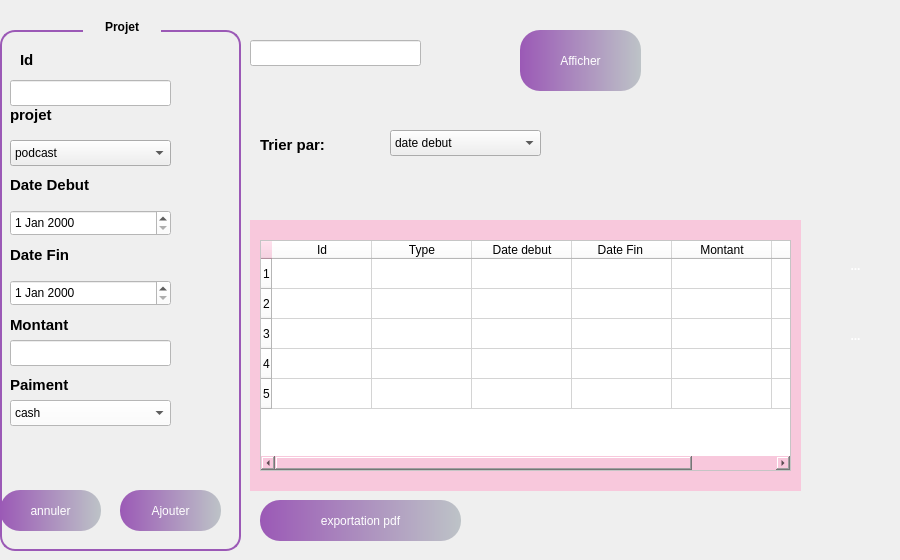
      <widget class="QWidget" name="tab">
       <attribute name="title">
        <string> Acceuil</string>
       </attribute>
       <widget class="QComboBox" name="comboBox_4">
        <property name="geometry">
         <rect>
          <x>390</x>
          <y>130</y>
          <width>151</width>
          <height>26</height>
         </rect>
        </property>
        <item>
         <property name="text">
          <string>date debut</string>
         </property>
        </item>
        <item>
         <property name="text">
          <string>date fin</string>
         </property>
        </item>
        <item>
         <property name="text">
          <string>montant</string>
         </property>
        </item>
       </widget>
       <widget class="QWidget" name="widget_2" native="true">
        <property name="geometry">
         <rect>
          <x>250</x>
          <y>220</y>
          <width>551</width>
          <height>271</height>
         </rect>
        </property>
        <property name="styleSheet">
         <string notr="true">background-color:rgb(248,200,220);</string>
        </property>
        <widget class="QTableWidget" name="tableWidget_2">
         <property name="geometry">
          <rect>
           <x>10</x>
           <y>20</y>
           <width>531</width>
           <height>231</height>
          </rect>
         </property>
         <property name="styleSheet">
          <string notr="true">alternate-background-color: rgb(255, 255, 255);
background-color: rgb(255, 255, 255);</string>
         </property>
         <row/>
         <row/>
         <row/>
         <row/>
         <row/>
         <column>
          <property name="text">
           <string>Id</string>
          </property>
         </column>
         <column>
          <property name="text">
           <string>Type</string>
          </property>
         </column>
         <column>
          <property name="text">
           <string>Date debut</string>
          </property>
         </column>
         <column>
          <property name="text">
           <string>Date Fin </string>
          </property>
         </column>
         <column>
          <property name="text">
           <string>Montant</string>
          </property>
         </column>
         <column>
          <property name="text">
           <string>Paiment</string>
          </property>
         </column>
        </widget>
        <widget class="QLabel" name="label_4">
         <property name="geometry">
          <rect>
           <x>280</x>
           <y>270</y>
           <width>21</width>
           <height>31</height>
          </rect>
         </property>
         <property name="styleSheet">
          <string notr="true">background-color: transparent</string>
         </property>
         <property name="text">
          <string/>
         </property>
         <property name="pixmap">
          <pixmap>../delete_78dp_0000F5_FILL0_wght400_GRAD0_opsz48.png</pixmap>
         </property>
         <property name="scaledContents">
          <bool>true</bool>
         </property>
        </widget>
        <widget class="QLabel" name="label_8">
         <property name="geometry">
          <rect>
           <x>300</x>
           <y>270</y>
           <width>21</width>
           <height>31</height>
          </rect>
         </property>
         <property name="styleSheet">
          <string notr="true">background-color: transparent
</string>
         </property>
         <property name="text">
          <string/>
         </property>
         <property name="pixmap">
          <pixmap>../pencil.png</pixmap>
         </property>
         <property name="scaledContents">
          <bool>true</bool>
         </property>
        </widget>
        <widget class="QLabel" name="label_20">
         <property name="geometry">
          <rect>
           <x>280</x>
           <y>340</y>
           <width>21</width>
           <height>31</height>
          </rect>
         </property>
         <property name="styleSheet">
          <string notr="true">background-color: transparent</string>
         </property>
         <property name="text">
          <string/>
         </property>
         <property name="pixmap">
          <pixmap>../delete_78dp_0000F5_FILL0_wght400_GRAD0_opsz48.png</pixmap>
         </property>
         <property name="scaledContents">
          <bool>true</bool>
         </property>
        </widget>
        <widget class="QLabel" name="label_21">
         <property name="geometry">
          <rect>
           <x>300</x>
           <y>340</y>
           <width>21</width>
           <height>31</height>
          </rect>
         </property>
         <property name="styleSheet">
          <string notr="true">background-color: transparent
</string>
         </property>
         <property name="text">
          <string/>
         </property>
         <property name="pixmap">
          <pixmap>../pencil.png</pixmap>
         </property>
         <property name="scaledContents">
          <bool>true</bool>
         </property>
        </widget>
        <widget class="QLabel" name="label_22">
         <property name="geometry">
          <rect>
           <x>300</x>
           <y>310</y>
           <width>21</width>
           <height>31</height>
          </rect>
         </property>
         <property name="styleSheet">
          <string notr="true">background-color: transparent
</string>
         </property>
         <property name="text">
          <string/>
         </property>
         <property name="pixmap">
          <pixmap>../pencil.png</pixmap>
         </property>
         <property name="scaledContents">
          <bool>true</bool>
         </property>
        </widget>
        <widget class="QLabel" name="label_23">
         <property name="geometry">
          <rect>
           <x>280</x>
           <y>310</y>
           <width>21</width>
           <height>31</height>
          </rect>
         </property>
         <property name="styleSheet">
          <string notr="true">background-color: transparent</string>
         </property>
         <property name="text">
          <string/>
         </property>
         <property name="pixmap">
          <pixmap>../delete_78dp_0000F5_FILL0_wght400_GRAD0_opsz48.png</pixmap>
         </property>
         <property name="scaledContents">
          <bool>true</bool>
         </property>
        </widget>
        <widget class="QLabel" name="label_24">
         <property name="geometry">
          <rect>
           <x>280</x>
           <y>380</y>
           <width>21</width>
           <height>31</height>
          </rect>
         </property>
         <property name="styleSheet">
          <string notr="true">background-color: transparent</string>
         </property>
         <property name="text">
          <string/>
         </property>
         <property name="pixmap">
          <pixmap>../delete_78dp_0000F5_FILL0_wght400_GRAD0_opsz48.png</pixmap>
         </property>
         <property name="scaledContents">
          <bool>true</bool>
         </property>
        </widget>
        <widget class="QLabel" name="label_25">
         <property name="geometry">
          <rect>
           <x>300</x>
           <y>380</y>
           <width>21</width>
           <height>31</height>
          </rect>
         </property>
         <property name="styleSheet">
          <string notr="true">background-color: transparent
</string>
         </property>
         <property name="text">
          <string/>
         </property>
         <property name="pixmap">
          <pixmap>../pencil.png</pixmap>
         </property>
         <property name="scaledContents">
          <bool>true</bool>
         </property>
        </widget>
       </widget>
       <widget class="QLineEdit" name="lineEdit_4">
        <property name="geometry">
         <rect>
          <x>250</x>
          <y>40</y>
          <width>171</width>
          <height>26</height>
         </rect>
        </property>
        <property name="styleSheet">
         <string notr="true">background-color: rgb(255, 255, 255);</string>
        </property>
       </widget>
       <widget class="QGroupBox" name="groupBox_3">
        <property name="geometry">
         <rect>
          <x>0</x>
          <y>10</y>
          <width>241</width>
          <height>541</height>
         </rect>
        </property>
        <property name="styleSheet">
         <string notr="true">QGroupBox {
    border: 2px solid #9B59B6;
    border-radius: 15px;
    margin-top: 20px;
    background: qlineargradient(spread:pad,
                                x1:0, y1:0,
                                x2:1, y2:0,
                                stop:0 #9B59B6,
                                stop:1 #BDC3C7);
    color: white;
    font-weight: bold;
    padding: 15px;
}

QGroupBox::title {
    subcontrol-origin: margin;
    subcontrol-position: top centre; 
    padding: 10px 20px; 
    border-radius: 15px; 
    background: qlineargradient(spread:pad,
                                x1:0, y1:0,
                                x2:1, y2:0,
                                stop:0 #9B59B6,
                                stop:1 #BDC3C7);
    color: black; 
    font-size: 20px; 
    font-weight: bold;

}</string>
        </property>
        <property name="title">
         <string>Projet</string>
        </property>
        <widget class="QLabel" name="label_11">
         <property name="geometry">
          <rect>
           <x>20</x>
           <y>40</y>
           <width>63</width>
           <height>20</height>
          </rect>
         </property>
         <property name="styleSheet">
          <string notr="true">background:transparent;</string>
         </property>
         <property name="text">
          <string>&lt;html&gt;&lt;head/&gt;&lt;body&gt;&lt;p&gt;&lt;span style=&quot; font-size:11pt; font-weight:700; color:#000000;&quot;&gt;Id&lt;/span&gt;&lt;/p&gt;&lt;/body&gt;&lt;/html&gt;</string>
         </property>
        </widget>
        <widget class="QLabel" name="label_12">
         <property name="geometry">
          <rect>
           <x>10</x>
           <y>90</y>
           <width>81</width>
           <height>31</height>
          </rect>
         </property>
         <property name="styleSheet">
          <string notr="true">background:transparent;
</string>
         </property>
         <property name="text">
          <string>&lt;html&gt;&lt;head/&gt;&lt;body&gt;&lt;p&gt;&lt;span style=&quot; font-size:11pt; font-weight:700; color:#000000;&quot;&gt;  projet&lt;/span&gt;&lt;/p&gt;&lt;/body&gt;&lt;/html&gt;</string>
         </property>
        </widget>
        <widget class="QLabel" name="label_13">
         <property name="geometry">
          <rect>
           <x>10</x>
           <y>160</y>
           <width>101</width>
           <height>31</height>
          </rect>
         </property>
         <property name="styleSheet">
          <string notr="true">background:transparent;</string>
         </property>
         <property name="text">
          <string>&lt;html&gt;&lt;head/&gt;&lt;body&gt;&lt;p&gt;&lt;span style=&quot; font-size:11pt; font-weight:700; color:#000000;&quot;&gt;Date Debut&lt;/span&gt;&lt;/p&gt;&lt;/body&gt;&lt;/html&gt;</string>
         </property>
        </widget>
        <widget class="QLabel" name="label_14">
         <property name="geometry">
          <rect>
           <x>10</x>
           <y>360</y>
           <width>81</width>
           <height>31</height>
          </rect>
         </property>
         <property name="styleSheet">
          <string notr="true">background:transparent;</string>
         </property>
         <property name="text">
          <string>&lt;html&gt;&lt;head/&gt;&lt;body&gt;&lt;p&gt;&lt;span style=&quot; font-size:11pt; font-weight:700; color:#000000;&quot;&gt;Paiment&lt;/span&gt;&lt;/p&gt;&lt;/body&gt;&lt;/html&gt;</string>
         </property>
        </widget>
        <widget class="QLabel" name="label_15">
         <property name="geometry">
          <rect>
           <x>10</x>
           <y>230</y>
           <width>91</width>
           <height>31</height>
          </rect>
         </property>
         <property name="styleSheet">
          <string notr="true">background:transparent;</string>
         </property>
         <property name="text">
          <string>&lt;html&gt;&lt;head/&gt;&lt;body&gt;&lt;p&gt;&lt;span style=&quot; font-size:11pt; font-weight:700; color:#000000;&quot;&gt;Date Fin&lt;/span&gt;&lt;/p&gt;&lt;/body&gt;&lt;/html&gt;</string>
         </property>
        </widget>
        <widget class="QComboBox" name="comboBox_5">
         <property name="geometry">
          <rect>
           <x>10</x>
           <y>130</y>
           <width>161</width>
           <height>26</height>
          </rect>
         </property>
         <item>
          <property name="text">
           <string>podcast</string>
          </property>
         </item>
         <item>
          <property name="text">
           <string>live</string>
          </property>
         </item>
        </widget>
        <widget class="QComboBox" name="comboBox_6">
         <property name="geometry">
          <rect>
           <x>10</x>
           <y>390</y>
           <width>161</width>
           <height>26</height>
          </rect>
         </property>
         <property name="styleSheet">
          <string notr="true">background-color: rgb(255, 255, 255);</string>
         </property>
         <item>
          <property name="text">
           <string>cash</string>
          </property>
         </item>
         <item>
          <property name="text">
           <string>virement </string>
          </property>
         </item>
        </widget>
        <widget class="QLabel" name="label_16">
         <property name="geometry">
          <rect>
           <x>10</x>
           <y>300</y>
           <width>91</width>
           <height>31</height>
          </rect>
         </property>
         <property name="styleSheet">
          <string notr="true">background:transparent;
</string>
         </property>
         <property name="text">
          <string>&lt;html&gt;&lt;head/&gt;&lt;body&gt;&lt;p&gt;&lt;span style=&quot; font-size:11pt; font-weight:700; color:#000000;&quot;&gt;Montant&lt;/span&gt;&lt;/p&gt;&lt;/body&gt;&lt;/html&gt;</string>
         </property>
        </widget>
        <widget class="QToolButton" name="toolButton_15">
         <property name="geometry">
          <rect>
           <x>0</x>
           <y>480</y>
           <width>101</width>
           <height>41</height>
          </rect>
         </property>
         <property name="styleSheet">
          <string notr="true">QToolButton { border: none; border-radius: 20px; color: white; padding: 1px; background: qlineargradient(spread:pad, x1:0, y1:0, x2:1, y2:0, stop:0 #9B59B6, stop:1 #BDC3C7); } QToolButton:hover { background: qlineargradient(spread:pad, x1:0, y1:0, x2:1, y2:0, stop:0 #BDC3C7, stop:1 #F8C8DC);}</string>
         </property>
         <property name="text">
          <string>annuler</string>
         </property>
        </widget>
        <widget class="QToolButton" name="toolButton_16">
         <property name="geometry">
          <rect>
           <x>120</x>
           <y>480</y>
           <width>101</width>
           <height>41</height>
          </rect>
         </property>
         <property name="styleSheet">
          <string notr="true">QToolButton { border: none; border-radius: 20px; color: white; padding: 1px; background: qlineargradient(spread:pad, x1:0, y1:0, x2:1, y2:0, stop:0 #9B59B6, stop:1 #BDC3C7); } QToolButton:hover { background: qlineargradient(spread:pad, x1:0, y1:0, x2:1, y2:0, stop:0 #BDC3C7, stop:1 #F8C8DC);}</string>
         </property>
         <property name="text">
          <string>Ajouter</string>
         </property>
        </widget>
        <widget class="QLineEdit" name="lineEdit_5">
         <property name="geometry">
          <rect>
           <x>10</x>
           <y>70</y>
           <width>161</width>
           <height>26</height>
          </rect>
         </property>
         <property name="styleSheet">
          <string notr="true">background-color: rgb(255, 255, 255);</string>
         </property>
        </widget>
        <widget class="QDateEdit" name="dateEdit_3">
         <property name="geometry">
          <rect>
           <x>10</x>
           <y>200</y>
           <width>161</width>
           <height>26</height>
          </rect>
         </property>
         <property name="styleSheet">
          <string notr="true">background-color: rgb(255, 255, 255);</string>
         </property>
        </widget>
        <widget class="QDateEdit" name="dateEdit_4">
         <property name="geometry">
          <rect>
           <x>10</x>
           <y>270</y>
           <width>161</width>
           <height>26</height>
          </rect>
         </property>
         <property name="styleSheet">
          <string notr="true">background-color: rgb(255, 255, 255);</string>
         </property>
        </widget>
        <widget class="QLineEdit" name="lineEdit_6">
         <property name="geometry">
          <rect>
           <x>10</x>
           <y>330</y>
           <width>161</width>
           <height>26</height>
          </rect>
         </property>
         <property name="styleSheet">
          <string notr="true">background-color: rgb(255, 255, 255);</string>
         </property>
        </widget>
       </widget>
       <widget class="QLabel" name="label_17">
        <property name="geometry">
         <rect>
          <x>260</x>
          <y>130</y>
          <width>91</width>
          <height>31</height>
         </rect>
        </property>
        <property name="text">
         <string>&lt;html&gt;&lt;head/&gt;&lt;body&gt;&lt;p&gt;&lt;span style=&quot; font-size:11pt; font-weight:700; color:#000000;&quot;&gt;Trier par:&lt;/span&gt;&lt;/p&gt;&lt;/body&gt;&lt;/html&gt;</string>
        </property>
       </widget>
       <widget class="QToolButton" name="toolButton_17">
        <property name="geometry">
         <rect>
          <x>440</x>
          <y>30</y>
          <width>51</width>
          <height>51</height>
         </rect>
        </property>
        <property name="styleSheet">
         <string notr="true">QToolButton {
	font: 10pt &quot;Segoe UI&quot;;
    border: none;
    border-radius: 20px;
    color: white;
    padding: 5px;
    background: qlineargradient(spread:pad,
                                x1:0, y1:0,
                                x2:1, y2:0,
                                stop:0 #F8C8DC,
                                stop:1 #BDC3C7);
    font-weight: bold;
}

QToolButton:hover {
    background: qlineargradient(spread:pad,
                                x1:0, y1:0,
                                x2:1, y2:0,
                                stop:0 #BDC3C7,
                                stop:1 #F8C8DC);
    color: black;
}
</string>
        </property>
        <property name="text">
         <string/>
        </property>
        <property name="icon">
         <iconset theme="QIcon::ThemeIcon::EditFind"/>
        </property>
        <property name="iconSize">
         <size>
          <width>30</width>
          <height>30</height>
         </size>
        </property>
       </widget>
       <widget class="QToolButton" name="toolButton_18">
        <property name="geometry">
         <rect>
          <x>260</x>
          <y>500</y>
          <width>201</width>
          <height>41</height>
         </rect>
        </property>
        <property name="styleSheet">
         <string notr="true">QToolButton { border: none; border-radius: 20px; color: white; padding: 1px; background: qlineargradient(spread:pad, x1:0, y1:0, x2:1, y2:0, stop:0 #9B59B6, stop:1 #BDC3C7); } QToolButton:hover { background: qlineargradient(spread:pad, x1:0, y1:0, x2:1, y2:0, stop:0 #BDC3C7, stop:1 #F8C8DC);}</string>
        </property>
        <property name="text">
         <string>exportation pdf</string>
        </property>
       </widget>
       <widget class="QToolButton" name="toolButton_19">
        <property name="geometry">
         <rect>
          <x>520</x>
          <y>30</y>
          <width>121</width>
          <height>61</height>
         </rect>
        </property>
        <property name="styleSheet">
         <string notr="true">QToolButton { border: none; border-radius: 20px; color: white; padding: 1px; background: qlineargradient(spread:pad, x1:0, y1:0, x2:1, y2:0, stop:0 #9B59B6, stop:1 #BDC3C7); } QToolButton:hover { background: qlineargradient(spread:pad, x1:0, y1:0, x2:1, y2:0, stop:0 #BDC3C7, stop:1 #F8C8DC);}</string>
        </property>
        <property name="text">
         <string>Afficher</string>
        </property>
       </widget>
       <widget class="QToolButton" name="toolButton_20">
        <property name="geometry">
         <rect>
          <x>820</x>
          <y>310</y>
          <width>71</width>
          <height>51</height>
         </rect>
        </property>
        <property name="styleSheet">
         <string notr="true">QToolButton {
	font: 10pt &quot;Segoe UI&quot;;
    border: none;
    border-radius: 20px;
    color: white;
    padding: 5px;
    background: qlineargradient(spread:pad,
                                x1:0, y1:0,
                                x2:1, y2:0,
                                stop:0 #F8C8DC,
                                stop:1 #BDC3C7);
    font-weight: bold;
}

QToolButton:hover {
    background: qlineargradient(spread:pad,
                                x1:0, y1:0,
                                x2:1, y2:0,
                                stop:0 #BDC3C7,
                                stop:1 #F8C8DC);
    color: black;
}
</string>
        </property>
        <property name="text">
         <string>...</string>
        </property>
        <property name="icon">
         <iconset theme="QIcon::ThemeIcon::EditDelete"/>
        </property>
        <property name="iconSize">
         <size>
          <width>30</width>
          <height>30</height>
         </size>
        </property>
       </widget>
       <widget class="QToolButton" name="toolButton_21">
        <property name="geometry">
         <rect>
          <x>820</x>
          <y>240</y>
          <width>71</width>
          <height>51</height>
         </rect>
        </property>
        <property name="styleSheet">
         <string notr="true">QToolButton {
	font: 10pt &quot;Segoe UI&quot;;
    border: none;
    border-radius: 20px;
    color: white;
    padding: 5px;
    background: qlineargradient(spread:pad,
                                x1:0, y1:0,
                                x2:1, y2:0,
                                stop:0 #F8C8DC,
                                stop:1 #BDC3C7);
    font-weight: bold;
}

QToolButton:hover {
    background: qlineargradient(spread:pad,
                                x1:0, y1:0,
                                x2:1, y2:0,
                                stop:0 #BDC3C7,
                                stop:1 #F8C8DC);
    color: black;
}
</string>
        </property>
        <property name="text">
         <string>...</string>
        </property>
        <property name="icon">
         <iconset theme="QIcon::ThemeIcon::MailMessageNew"/>
        </property>
        <property name="iconSize">
         <size>
          <width>30</width>
          <height>30</height>
         </size>
        </property>
       </widget>
      </widget>
